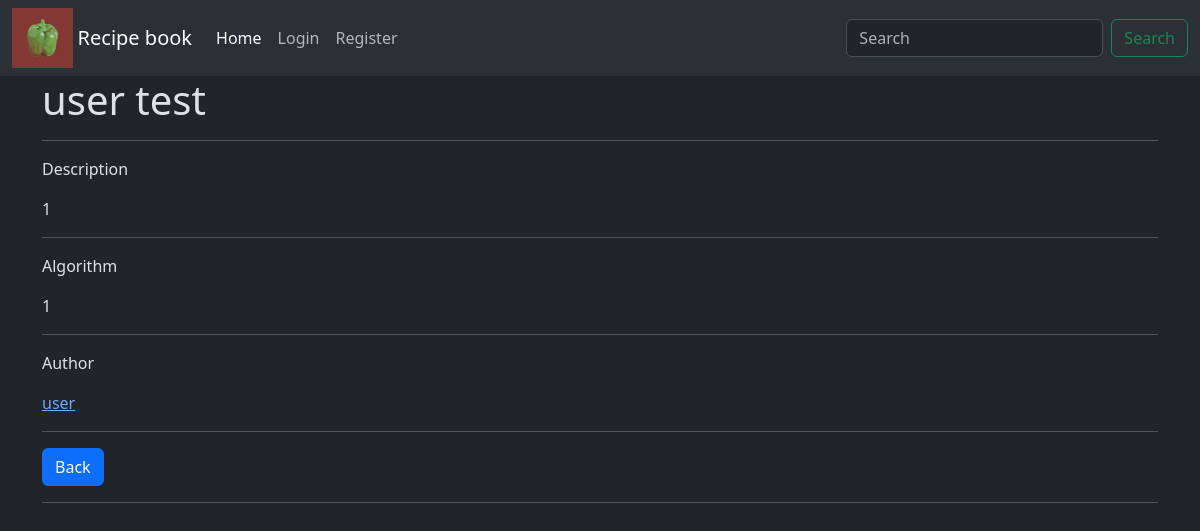
Before: /recipe/21 with the older database file.
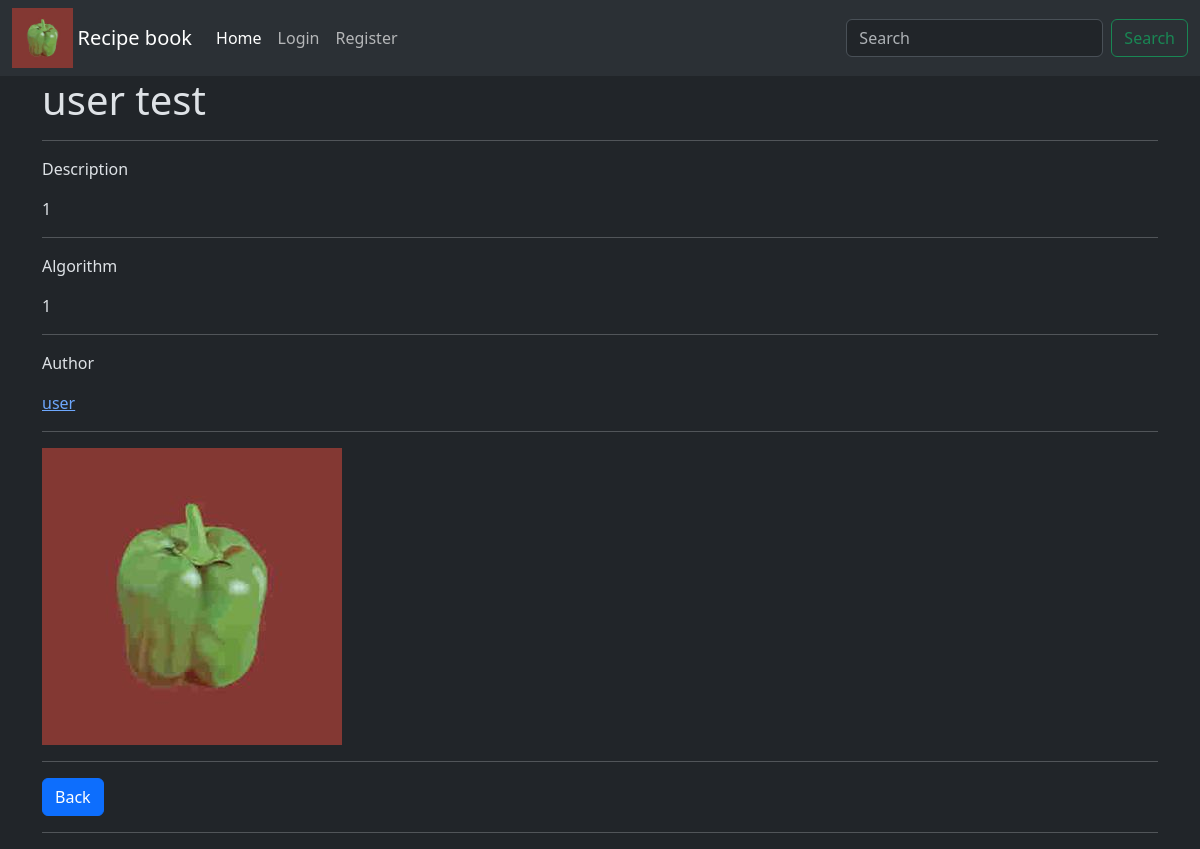
After: the same page with the newer database file.
### recipeapp/models.py (models this page shows)
class Recipe(models.Model):
    name = models.CharField(max_length=CF_LEN_MAX)
    desc = models.TextField(null=False, blank=True)
    alg = models.TextField(null=False, blank=True)
    time = models.IntegerField(null=False, default=1)
    img = models.ImageField(null=True, blank=True, upload_to=rec_path)
    auth = models.ForeignKey(User, on_delete=models.SET_NULL, null=True)

### recipeapp/views.py (the view)
# urls.py: path("<int:_pk>", rec_view, name="recipe"),
def rec_view(request, _pk):
    rec = get_object_or_404(Recipe, pk=_pk)
    messages.debug(request, f"Obj : {rec.name} {rec.auth} {rec.img}")
    print("dbg", type(rec.img))
    return render(request, "recipeapp/recipe.html", {"rec" : rec})

### recipeapp/templates/recipeapp/recipe.html (shortened to what this page needs)
{% extends "my_project/base.html" %}
{% block body %}
    <div class="container mb-3">
        <h1> {{rec.name}} </h1>
        <hr>
    </div>
    <div class="container mb-3">
        <p>Description</p>
        {{ rec.desc }}
        <hr>
    </div>
    <div class="container mb-3">
        <p>Algorithm</p>
        {{ rec.alg }}
        <hr>
    </div>
    <div class="container mb-3">
        <p>Author</p>
        {% if rec.auth %}
        <a href="{% url 'userapp:user' name=rec.auth.username %}">{{rec.auth.username}}</a>
        {% else %}
        <p>Anonymous</p>
        {% endif %}
        <hr>
    </div>
    {% if rec.img %}
    <div class="container mb-3">
        <img src="{{ rec.img.url }}">
        <hr>
    </div>
    {% endif %}
    <div class="container mb-3">
        <a class="btn btn-primary" href="{% url 'recipeapp:index' %}">
            Back
        </a>
        <hr>
    </div>
{% endblock %}

### my_project/templates/my_project/base.html (shortened to what this page needs)
<!DOCTYPE html>
<html lang="en" data-bs-theme="dark">
<head>
    <link href="https://cdn.jsdelivr.net/npm/bootstrap@5.3.6/dist/css/bootstrap.min.css" rel="stylesheet">
</head>
<body>
    {% load static %}
    <nav class="navbar navbar-expand-lg bg-body-tertiary">
  <div class="container-fluid">
     <img src="{% static 'default.jpg' %}" alt="Pepper" style="height: 60px; object-fit: contain; margin-right: 5px;">
    <a class="navbar-brand" href="/">Recipe book</a>
    <div class="collapse navbar-collapse" id="navbarSupportedContent">
      <ul class="navbar-nav me-auto mb-2 mb-lg-0">
        <li class="nav-item">
          <a class="nav-link active" aria-current="page" href="/">Home</a>
          {% if request.user.is_authenticated %}
          <li class="nav-item">
              <a class="nav-link" href="{% url 'userapp:profile' %}">My profile</a>
          </li>
        <li class="nav-item">
            <a class="nav-link" href="{% url 'userapp:logout' %}">Logout</a>
        </li>
        {% else %}
        <li class="nav-item">
            <a class="nav-link" href="{% url 'userapp:login' %}">Login</a>
        </li>
        <li class="nav-item">
            <a class="nav-link" href="{% url 'userapp:register' %}">Register</a>
        </li>
        </li>
        {% endif %}
        </ul>
      <form class="d-flex" role="search" method="GET" action="{% url 'recipeapp:search2' %}">
        <input class="form-control me-2" type="text" placeholder="Search" aria-label="Search" name="search_bar"/>
        <button class="btn btn-outline-success" type="submit"">Search</button>
      </form>
    </div>
  </div>
    </nav>
    {% block body %}
    {% endblock %}
</body>
</html>

Changed rows visible on the page:
changed Recipe "user test": img empty → "img/21/default.jpg" (drawn); img: picture added
